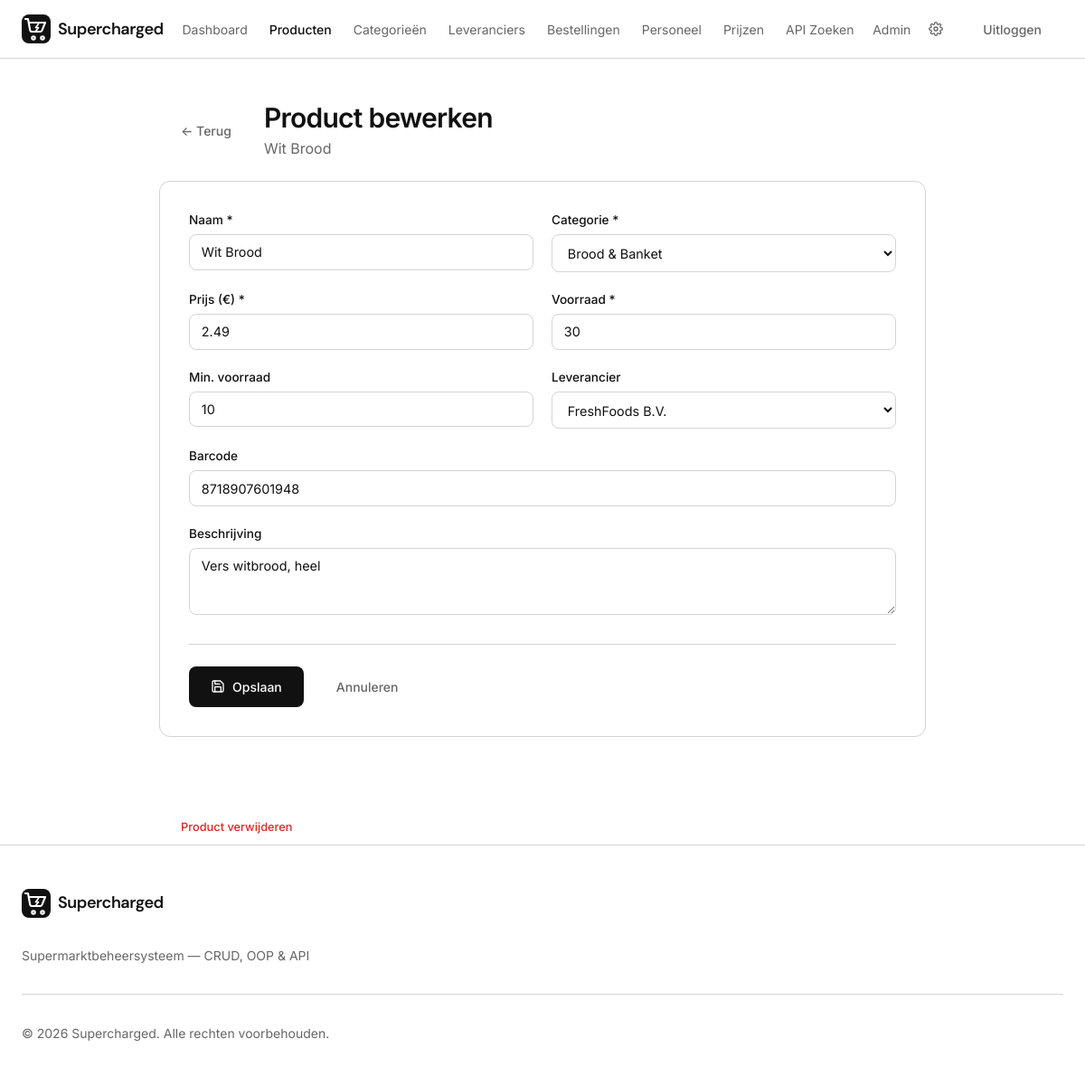
The app's page /products/edit.php?id=4 (signed in) with its own data.
### tables this page shows
CREATE TABLE products (
  id          INT AUTO_INCREMENT PRIMARY KEY,
  category_id INT NOT NULL,
  supplier_id INT DEFAULT NULL,
  name        VARCHAR(200) NOT NULL,
  description TEXT,
  price       DECIMAL(10,2) NOT NULL DEFAULT 0.00,
  stock       INT NOT NULL DEFAULT 0,
  min_stock   INT NOT NULL DEFAULT 10,
  barcode     VARCHAR(50) DEFAULT NULL,
  image_url   VARCHAR(500) DEFAULT NULL,
  is_active   TINYINT(1) NOT NULL DEFAULT 1,
  created_at  TIMESTAMP DEFAULT CURRENT_TIMESTAMP,
  updated_at  TIMESTAMP DEFAULT CURRENT_TIMESTAMP ON UPDATE CURRENT_TIMESTAMP,
  FOREIGN KEY (category_id) REFERENCES categories(id) ON DELETE RESTRICT,
  FOREIGN KEY (supplier_id) REFERENCES suppliers(id) ON DELETE SET NULL
);

CREATE TABLE categories (
  id          INT AUTO_INCREMENT PRIMARY KEY,
  name        VARCHAR(100) NOT NULL,
  description TEXT,
  created_at  TIMESTAMP DEFAULT CURRENT_TIMESTAMP,
  updated_at  TIMESTAMP DEFAULT CURRENT_TIMESTAMP ON UPDATE CURRENT_TIMESTAMP
);

CREATE TABLE suppliers (
  id             INT AUTO_INCREMENT PRIMARY KEY,
  name           VARCHAR(150) NOT NULL,
  contact_person VARCHAR(100),
  email          VARCHAR(255),
  phone          VARCHAR(50),
  address        TEXT,
  created_at     TIMESTAMP DEFAULT CURRENT_TIMESTAMP,
  updated_at     TIMESTAMP DEFAULT CURRENT_TIMESTAMP ON UPDATE CURRENT_TIMESTAMP
);

### includes/init.php (called while the page is built, shortened)
<?php
spl_autoload_register(function (string $class) {
    $prefix = 'App\\';
    $base   = __DIR__ . '/../src/';
    if (str_starts_with($class, $prefix)) {
        $file = $base . str_replace('\\', '/', substr($class, strlen($prefix))) . '.php';
    }
});
require_once __DIR__ . '/../config/database.php';

### src/Database.php (called while the page is built, shortened)
<?php
class Database
{
    private static ?Database $instance = null;
    private PDO $pdo;
    private function __construct()
    {
        $dsn = sprintf('mysql:host=%s;dbname=%s;charset=%s', DB_HOST, DB_NAME, DB_CHARSET);
        try {
            $this->pdo = new PDO($dsn, DB_USER, DB_PASS, [
                PDO::ATTR_ERRMODE            => PDO::ERRMODE_EXCEPTION,
                PDO::ATTR_DEFAULT_FETCH_MODE => PDO::FETCH_ASSOC,
                PDO::ATTR_EMULATE_PREPARES   => false,
            ]);
        } catch (PDOException $e) {
            error_log('Database connection failed: ' . $e->getMessage());
            throw new RuntimeException('Database niet beschikbaar. Probeer het later opnieuw.');
        }
    }
    public static function getInstance(): self
    {
        if (self::$instance === null) {
            self::$instance = new self();
        }
        return self::$instance;
    }
    public function getConnection(): PDO
    {
        return $this->pdo;
    }
}

### src/Repository/BaseRepository.php (called while the page is built, shortened)
<?php
abstract class BaseRepository
{
    public function __construct()
    {
        $this->pdo = Database::getInstance()->getConnection();
    }
}

### src/Repository/ProductRepository.php (called while the page is built, shortened)
<?php
class ProductRepository extends BaseRepository
{
    public function findById(int $id): ?Product
    {
        $stmt = $this->pdo->prepare(
            'SELECT p.*, c.name AS category_name, s.name AS supplier_name
             FROM products p
             LEFT JOIN categories c ON p.category_id = c.id
             LEFT JOIN suppliers s ON p.supplier_id = s.id
             WHERE p.id = ?'
        );
        $stmt->execute([$id]);
        $row = $stmt->fetch();
        return $row ? $this->hydrate($row) : null;
    }
    private function hydrate(array $row): Product
    {
        $product = new Product($row);
        $product->setIsActive((bool) ($row['is_active'] ?? true));
        if (!empty($row['category_name'])) {
            $category = new Category([
                'id' => $row['category_id'],
                'name' => $row['category_name'],
            ]);
            $product->setCategory($category);
        }
        if (!empty($row['supplier_name'])) {
            $supplier = new Supplier([
                'id' => $row['supplier_id'] ?? 0,
                'name' => $row['supplier_name'],
            ]);
            $product->setSupplier($supplier);
        }
        return $product;
    }
}

### src/Model/Product.php (called while the page is built, shortened)
<?php
class Product
{
    private int $categoryId;
    private ?int $supplierId;
    private string $name;
    private ?string $description;
    private float $price;
    private int $stock;
    private int $minStock;
    private ?string $barcode;
    public function __construct(array $data = [])
    {
        $this->categoryId  = (int) ($data['category_id'] ?? 0);
        $this->supplierId  = isset($data['supplier_id']) ? (int) $data['supplier_id'] : null;
        $this->name        = $data['name'] ?? '';
        $this->description = $data['description'] ?? null;
        $this->price       = (float) ($data['price'] ?? 0);
        $this->stock       = (int) ($data['stock'] ?? 0);
        $this->minStock    = (int) ($data['min_stock'] ?? 10);
        $this->barcode     = $data['barcode'] ?? null;
    }
    public function getCategoryId(): int { return $this->categoryId; }
    public function getSupplierId(): ?int { return $this->supplierId; }
    public function getName(): string { return $this->name; }
    public function getDescription(): ?string { return $this->description; }
    public function getPrice(): float { return $this->price; }
    public function getStock(): int { return $this->stock; }
    public function getMinStock(): int { return $this->minStock; }
    public function getBarcode(): ?string { return $this->barcode; }
}

### src/Repository/CategoryRepository.php (called while the page is built, shortened)
<?php
class CategoryRepository extends BaseRepository
{
    public function findAll(): array
    {
        $stmt = $this->pdo->query('SELECT * FROM categories ORDER BY name');
        $categories = [];
        foreach ($stmt->fetchAll() as $row) {
            $categories[] = new Category($row);
        }
        return $categories;
    }
}

### src/Model/Category.php (called while the page is built, shortened)
<?php
class Category
{
    private int $id;
    private string $name;
    public function __construct(array $data = [])
    {
        $this->id          = (int) ($data['id'] ?? 0);
        $this->name        = $data['name'] ?? '';
    }
    public function getId(): int { return $this->id; }
    public function getName(): string { return $this->name; }
}

### src/Repository/SupplierRepository.php (called while the page is built, shortened)
<?php
class SupplierRepository extends BaseRepository
{
    public function findAll(): array
    {
        $stmt = $this->pdo->query('SELECT * FROM suppliers ORDER BY name');
        $list = [];
        foreach ($stmt->fetchAll() as $row) {
            $list[] = new Supplier($row);
        }
        return $list;
    }
}

### src/Model/Supplier.php (called while the page is built, shortened)
<?php
class Supplier
{
    private int $id;
    private string $name;
    public function __construct(array $data = [])
    {
        $this->id            = (int) ($data['id'] ?? 0);
        $this->name          = $data['name'] ?? '';
    }
    public function getId(): int { return $this->id; }
    public function getName(): string { return $this->name; }
}

### products/edit.php (the view, shortened to what this page needs)
<?php
require_once __DIR__ . '/../includes/init.php';
$productRepo  = new ProductRepository();
$categoryRepo = new CategoryRepository();
$supplierRepo = new SupplierRepository();
$id = (int) ($_GET['id'] ?? 0);
$product = $productRepo->findById($id);
$categories = $categoryRepo->findAll();
$suppliers  = $supplierRepo->findAll();
require_once __DIR__ . '/../includes/header.php';
?>
<div class="max-w-4xl px-6" style="padding-top:2rem;padding-bottom:4rem;">
  <div class="flex items-center gap-3" style="margin-bottom:1.5rem;">
    <a href="/products/index.php" class="btn btn-ghost">&larr; Terug</a>
    <div>
      <h1 class="text-3xl font-semibold tracking-tight">Product bewerken</h1>
      <p class="text-muted-foreground mt-1"><?= htmlspecialchars($product->getName()) ?></p>
    </div>
  </div>
  <form method="POST" class="form-card">
    <div class="form-grid">
      <div class="field">
        <label class="field__label" for="name">Naam *</label>
        <input id="name" name="name" type="text" class="field__input" value="<?= htmlspecialchars($_POST['name'] ?? $product->getName()) ?>" required>
      </div>
      <div class="field">
        <label class="field__label" for="category_id">Categorie *</label>
        <select id="category_id" name="category_id" class="field__input" required>
          <?php foreach ($categories as $cat): ?>
            <option value="<?= $cat->getId() ?>" <?= ($_POST['category_id'] ?? $product->getCategoryId()) == $cat->getId() ? 'selected' : '' ?>><?= htmlspecialchars($cat->getName()) ?></option>
          <?php endforeach; ?>
        </select>
      </div>
      <div class="field">
        <label class="field__label" for="price">Prijs (&euro;) *</label>
        <input id="price" name="price" type="number" step="0.01" min="0" class="field__input" value="<?= htmlspecialchars($_POST['price'] ?? $product->getPrice()) ?>" required>
      </div>
      <div class="field">
        <label class="field__label" for="stock">Voorraad *</label>
        <input id="stock" name="stock" type="number" min="0" class="field__input" value="<?= htmlspecialchars($_POST['stock'] ?? $product->getStock()) ?>" required>
      </div>
      <div class="field">
        <label class="field__label" for="min_stock">Min. voorraad</label>
        <input id="min_stock" name="min_stock" type="number" min="0" class="field__input" value="<?= htmlspecialchars($_POST['min_stock'] ?? $product->getMinStock()) ?>">
      </div>
      <div class="field">
        <label class="field__label" for="supplier_id">Leverancier</label>
        <select id="supplier_id" name="supplier_id" class="field__input">
          <?php foreach ($suppliers as $s): ?>
            <option value="<?= $s->getId() ?>" <?= ($_POST['supplier_id'] ?? $product->getSupplierId()) == $s->getId() ? 'selected' : '' ?>><?= htmlspecialchars($s->getName()) ?></option>
          <?php endforeach; ?>
        </select>
      </div>
      <div class="field" style="grid-column:1/-1;">
        <label class="field__label" for="barcode">Barcode</label>
        <input id="barcode" name="barcode" type="text" class="field__input" value="<?= htmlspecialchars($_POST['barcode'] ?? $product->getBarcode() ?? '') ?>">
      </div>
      <div class="field" style="grid-column:1/-1;">
        <label class="field__label" for="description">Beschrijving</label>
        <textarea id="description" name="description" class="field__input" rows="3"><?= htmlspecialchars($_POST['description'] ?? $product->getDescription() ?? '') ?></textarea>
      </div>
    </div>
    <div class="form-actions">
      <button type="submit" class="btn btn-primary">
        <svg width="16" height="16" viewBox="0 0 24 24" fill="none" stroke="currentColor" stroke-width="2" stroke-linecap="round" stroke-linejoin="round"><path d="M19 21H5a2 2 0 0 1-2-2V5a2 2 0 0 1 2-2h11l5 5v11a2 2 0 0 1-2 2z"/><polyline points="17 21 17 13 7 13 7 21"/><polyline points="7 3 7 8 15 8"/></svg>
        Opslaan
      </button>
      <a href="/products/index.php" class="btn btn-ghost">Annuleren</a>
    </div>
  </form>
</div>
<form method="POST" action="/products/delete.php" onsubmit="return confirm('Product \'<?= htmlspecialchars($product->getName()) ?>\' verwijderen?');">
  <div style="max-width:56rem;margin:1rem auto 0;padding:0 1.5rem;">
    <button type="submit" class="btn btn-ghost" style="color:var(--destructive);font-size:0.8rem;">Product verwijderen</button>
  </div>
</form>
<?php require_once __DIR__ . '/../includes/footer.php'; ?>

### style.css (style rules this page uses)
:root { --background: #ffffff; --foreground: #111111; --card: #fafafa; --card-foreground: #111111; --primary: #3366ff; --primary-foreground: #ffffff; --secondary: #f4f4f5; --secondary-foreground: #111111; --muted: #e8e8ea; --muted-foreground: #666666; --accent: #3366ff; --accent-foreground: #ffffff; --destructive: #dc2626; --destructive-foreground: #ffffff; --border: #d4d4d8; --input: #e4e4e7; --ring: #3366ff; --radius: 0.5rem; --sidebar: #fafafa; --sidebar-foreground: #111111; --sidebar-border: #d4d4d8; --font-sans: "Inter", system-ui, -apple-system, sans-serif; --font-heading: "DM Sans", "Inter", system-ui, -apple-system, sans-serif; }
*, *::before, *::after { box-sizing: border-box; margin: 0; padding: 0; }
html { scroll-behavior: smooth; -webkit-font-smoothing: antialiased; -moz-osx-font-smoothing: grayscale; }
body { font-family: var(--font-sans); background-color: var(--background); color: var(--foreground); line-height: 1.5; min-height: 100vh; }
a { color: inherit; text-decoration: none; }
button { cursor: pointer; font-family: inherit; border: none; background: none; }
input { font-family: inherit; }
.max-w-4xl { max-width: 56rem; margin-left: auto; margin-right: auto; }
.flex { display: flex; }
.items-center { align-items: center; }
.gap-3 { gap: 0.75rem; }
.px-6 { padding-left: 1.5rem; padding-right: 1.5rem; }
.mt-1 { margin-top: 0.25rem; }
.font-semibold { font-weight: 600; }
.text-3xl { font-size: 1.875rem; line-height: 2.25rem; }
.tracking-tight { letter-spacing: -0.025em; }
.text-muted-foreground { color: var(--muted-foreground); }
.btn { display: inline-flex; align-items: center; gap: 0.5rem; padding: 0.75rem 1.5rem; border-radius: var(--radius); font-weight: 500; font-size: 0.875rem; transition: all 0.2s; border: none; cursor: pointer; font-family: inherit; }
.btn-primary { background-color: var(--foreground); color: var(--background); }
.btn-ghost { background: transparent; color: var(--muted-foreground); }
.form-card, .card-form { background: var(--background); border: 1px solid var(--border); border-radius: calc(var(--radius) + 0.25rem); padding: 2rem; }
.form-grid { display: grid; grid-template-columns: 1fr 1fr; gap: 1.25rem; }
.field { display: flex; flex-direction: column; gap: 0.35rem; }
.field__label { font-size: 0.85rem; font-weight: 500; color: var(--foreground); }
.field__input { width: 100%; padding: 0.65rem 0.8rem; border-radius: var(--radius); border: 1px solid var(--border); background: var(--background); color: var(--foreground); font-size: 0.9rem; outline: none; transition: border-color 0.15s; font-family: inherit; }
.field__input::placeholder { color: var(--muted-foreground); opacity: 0.6; }
textarea.field__input { resize: vertical; }
select.field__input { cursor: pointer; }
.form-actions { display: flex; gap: 0.75rem; margin-top: 2rem; padding-top: 1.5rem; border-top: 1px solid var(--border); }

### records on screen
products: name "Wit Brood", category_id "Brood & Banket", price "2.49", stock "30", min_stock "10", supplier_id "FreshFoods B.V.", barcode "8718907601948", description "Vers witbrood, heel"

### other values on screen
APP_NAME "Supercharged"
$displayName "Admin"
